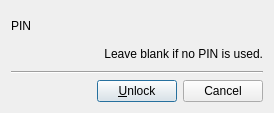
<?xml version="1.0" encoding="UTF-8"?>
<ui version="4.0">
 <class>VaultDialog</class>
 <widget class="QDialog" name="VaultDialog">
  <property name="geometry">
   <rect>
    <x>0</x>
    <y>0</y>
    <width>274</width>
    <height>113</height>
   </rect>
  </property>
  <property name="windowTitle">
   <string>Unlock Vault</string>
  </property>
  <layout class="QVBoxLayout" name="verticalLayout">
   <item>
    <layout class="QHBoxLayout" name="horizontalLayout">
     <item>
      <widget class="QLabel" name="label_2">
       <property name="text">
        <string>PIN</string>
       </property>
      </widget>
     </item>
     <item>
      <widget class="SecurePinEdit" name="widget" native="true">
       <property name="sizePolicy">
        <sizepolicy hsizetype="MinimumExpanding" vsizetype="Fixed">
         <horstretch>0</horstretch>
         <verstretch>0</verstretch>
        </sizepolicy>
       </property>
       <property name="minimumSize">
        <size>
         <width>0</width>
         <height>30</height>
        </size>
       </property>
       <property name="maximumSize">
        <size>
         <width>16777215</width>
         <height>30</height>
        </size>
       </property>
       <property name="focusPolicy">
        <enum>Qt::FocusPolicy::StrongFocus</enum>
       </property>
      </widget>
     </item>
    </layout>
   </item>
   <item>
    <widget class="QLabel" name="label_no_pin">
     <property name="text">
      <string>Leave blank if no PIN is used.</string>
     </property>
     <property name="alignment">
      <set>Qt::AlignmentFlag::AlignRight|Qt::AlignmentFlag::AlignTrailing|Qt::AlignmentFlag::AlignVCenter</set>
     </property>
     <property name="wordWrap">
      <bool>false</bool>
     </property>
    </widget>
   </item>
   <item>
    <spacer name="verticalSpacer">
     <property name="orientation">
      <enum>Qt::Orientation::Vertical</enum>
     </property>
     <property name="sizeHint" stdset="0">
      <size>
       <width>20</width>
       <height>21</height>
      </size>
     </property>
    </spacer>
   </item>
   <item>
    <widget class="Line" name="line_2">
     <property name="orientation">
      <enum>Qt::Orientation::Horizontal</enum>
     </property>
    </widget>
   </item>
   <item>
    <layout class="QHBoxLayout" name="horizontalLayout_2">
     <item>
      <spacer name="horizontalSpacer">
       <property name="orientation">
        <enum>Qt::Orientation::Horizontal</enum>
       </property>
       <property name="sizeHint" stdset="0">
        <size>
         <width>40</width>
         <height>20</height>
        </size>
       </property>
      </spacer>
     </item>
     <item>
      <widget class="QPushButton" name="pushButton_unlock">
       <property name="text">
        <string>&amp;Unlock</string>
       </property>
      </widget>
     </item>
     <item>
      <widget class="QPushButton" name="pushButton_cancel">
       <property name="text">
        <string>Cancel</string>
       </property>
      </widget>
     </item>
    </layout>
   </item>
  </layout>
 </widget>
 <customwidgets>
  <customwidget>
   <class>SecurePinEdit</class>
   <extends>QWidget</extends>
   <header>SecurePinEdit.h</header>
   <container>1</container>
  </customwidget>
 </customwidgets>
 <tabstops>
  <tabstop>pushButton_cancel</tabstop>
 </tabstops>
 <resources/>
 <connections>
  <connection>
   <sender>pushButton_cancel</sender>
   <signal>clicked()</signal>
   <receiver>VaultDialog</receiver>
   <slot>reject()</slot>
   <hints>
    <hint type="sourcelabel">
     <x>514</x>
     <y>160</y>
    </hint>
    <hint type="destinationlabel">
     <x>335</x>
     <y>167</y>
    </hint>
   </hints>
  </connection>
  <connection>
   <sender>pushButton_unlock</sender>
   <signal>clicked()</signal>
   <receiver>VaultDialog</receiver>
   <slot>accept()</slot>
   <hints>
    <hint type="sourcelabel">
     <x>86</x>
     <y>57</y>
    </hint>
    <hint type="destinationlabel">
     <x>84</x>
     <y>78</y>
    </hint>
   </hints>
  </connection>
 </connections>
</ui>
